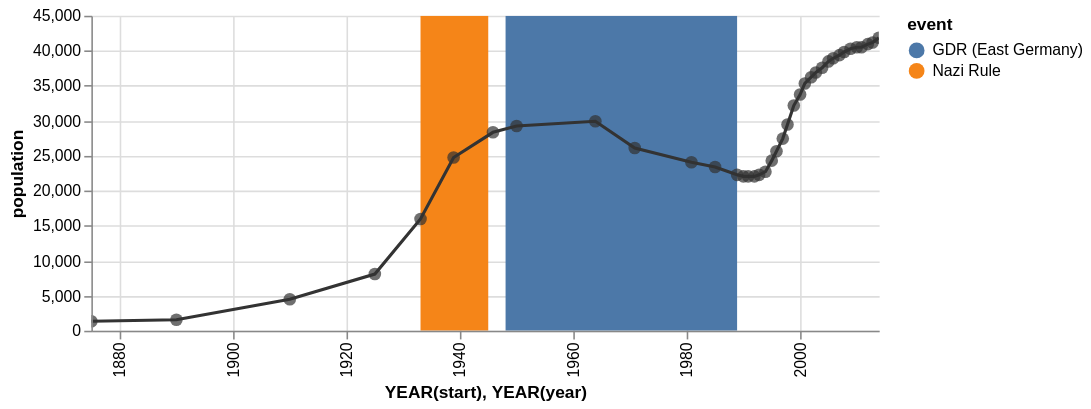

This figure's Vega-Lite source:
### Vega specification from a JSON file in a GitHub repository (floating-point values rounded to 4 significant figures)
{"$schema": "https://vega.github.io/schema/vega/v3.0.json", "description": "The population of the German city of Falkensee over time", "autosize": "pad", "padding": 5, "encode": {"update": {"fill": {"value": "transparent"}}}, "data": [{"name": "source_0", "values": [{"year": "1875", "population": 1309}, {"year": "1890", "population": 1558}, {"year": "1910", "population": 4512}, {"year": "1925", "population": 8180}, {"year": "1933", "population": 15915}, {"year": "1939", "population": 24824}, {"year": "1946", "population": 28275}, {"year": "1950", "population": 29189}, {"year": "1964", "population": 29881}, {"year": "1971", "population": 26007}, {"year": "1981", "population": 24029}, {"year": "1985", "population": 23340}, {"year": "1989", "population": 22307}, {"year": "1990", "population": 22087}, {"year": "1991", "population": 22139}, {"year": "1992", "population": 22105}, {"year": "1993", "population": 22242}, {"year": "1994", "population": 22801}, {"year": "1995", "population": 24273}, {"year": "1996", "population": 25640}, {"year": "1997", "population": 27393}, {"year": "1998", "population": 29505}, {"year": "1999", "population": 32124}, {"year": "2000", "population": 33791}, {"year": "2001", "population": 35297}, {"year": "2002", "population": 36179}, {"year": "2003", "population": 36829}, {"year": "2004", "population": 37493}, {"year": "2005", "population": 38376}, {"year": "2006", "population": 39008}, {"year": "2007", "population": 39366}, {"year": "2008", "population": 39821}, {"year": "2009", "population": 40179}, {"year": "2010", "population": 40511}, {"year": "2011", "population": 40465}, {"year": "2012", "population": 40905}, {"year": "2013", "population": 41258}, {"year": "2014", "population": 41777}]}, {"name": "source_1", "values": [{"start": "1933", "end": "1945", "event": "Nazi Rule"}, {"start": "1948", "end": "1989", "event": "GDR (East Germany)"}]}, {"name": "data_0", "source": "source_0", "transform": [{"type": "formula", "expr": "timeParse(datum[\"year\"],'%Y')", "as": "year"}]}, {"name": "data_1", "source": "data_0", "transform": [{"type": "formula", "expr": "toDate(datum[\"year\"])", "as": "year"}, {"type": "formula", "expr": "toNumber(datum[\"population\"])", "as": "population"}, {"type": "filter", "expr": "datum[\"year\"] !== null && !isNaN(datum[\"year\"]) && datum[\"population\"] !== null && !isNaN(datum[\"population\"])"}, {"type": "formula", "as": "year_year", "expr": "datetime(year(datum[\"year\"]), 0, 1, 0, 0, 0, 0)"}, {"type": "collect", "sort": {"field": "year_year", "order": "descending"}}]}, {"name": "data_2", "source": "data_0", "transform": [{"type": "formula", "expr": "toDate(datum[\"year\"])", "as": "year"}, {"type": "formula", "expr": "toNumber(datum[\"population\"])", "as": "population"}, {"type": "filter", "expr": "datum[\"year\"] !== null && !isNaN(datum[\"year\"]) && datum[\"population\"] !== null && !isNaN(datum[\"population\"])"}, {"type": "formula", "as": "year_year", "expr": "datetime(year(datum[\"year\"]), 0, 1, 0, 0, 0, 0)"}]}, {"name": "data_3", "source": "source_1", "transform": [{"type": "formula", "expr": "timeParse(datum[\"start\"],'%Y')", "as": "start"}, {"type": "formula", "expr": "timeParse(datum[\"end\"],'%Y')", "as": "end"}, {"type": "filter", "expr": "datum[\"start\"] !== null && !isNaN(datum[\"start\"])"}, {"type": "formula", "as": "year_start", "expr": "datetime(year(datum[\"start\"]), 0, 1, 0, 0, 0, 0)"}, {"type": "formula", "as": "year_end", "expr": "datetime(year(datum[\"end\"]), 0, 1, 0, 0, 0, 0)"}]}], "signals": [{"name": "width", "update": "500"}, {"name": "height", "update": "200"}], "marks": [{"name": "layer_0_marks", "type": "rect", "from": {"data": "data_3"}, "encode": {"update": {"x": {"scale": "x", "field": "year_start"}, "x2": {"scale": "x", "field": "year_end"}, "y": {"value": 0}, "y2": {"field": {"group": "height"}}, "fill": {"scale": "color", "field": "event"}}}, "clip": true}, {"name": "layer_1_layer_0_marks", "type": "line", "from": {"data": "data_1"}, "encode": {"update": {"x": {"scale": "x", "field": "year_year"}, "y": {"scale": "y", "field": "population"}, "stroke": {"value": "#333"}}}, "clip": true}, {"name": "layer_1_layer_1_marks", "type": "symbol", "role": "pointOverlay", "from": {"data": "data_2"}, "encode": {"update": {"x": {"scale": "x", "field": "year_year"}, "y": {"scale": "y", "field": "population"}, "fill": {"value": "#333"}, "opacity": {"value": 0.7}}}, "clip": true}], "scales": [{"name": "x", "type": "time", "domain": {"fields": [{"data": "data_3", "field": "year_start"}, {"data": "data_3", "field": "year_end"}, {"data": "data_1", "field": "year_year"}, {"data": "data_2", "field": "year_year"}], "sort": true}, "range": [0, {"signal": "width"}], "round": true, "nice": "year"}, {"name": "color", "type": "ordinal", "domain": {"data": "data_3", "field": "event", "sort": true}, "range": "category"}, {"name": "y", "type": "linear", "domain": {"fields": [{"data": "data_1", "field": "population"}, {"data": "data_2", "field": "population"}], "sort": true}, "range": [{"signal": "height"}, 0], "round": true, "nice": true, "zero": true}], "axes": [{"scale": "x", "orient": "bottom", "tickCount": 5, "title": "YEAR(start), YEAR(year)", "zindex": 1, "encode": {"labels": {"update": {"text": {"signal": "timeFormat(datum.value, '%Y')"}, "angle": {"value": 270}, "align": {"value": "right"}, "baseline": {"value": "middle"}}}}}, {"scale": "x", "domain": false, "grid": true, "labels": false, "orient": "bottom", "tickCount": 5, "ticks": false, "zindex": 0, "gridScale": "y"}, {"scale": "y", "orient": "left", "title": "population", "zindex": 1}, {"scale": "y", "domain": false, "grid": true, "labels": false, "orient": "left", "ticks": false, "zindex": 0, "gridScale": "x"}], "legends": [{"fill": "color", "title": "event"}]}
